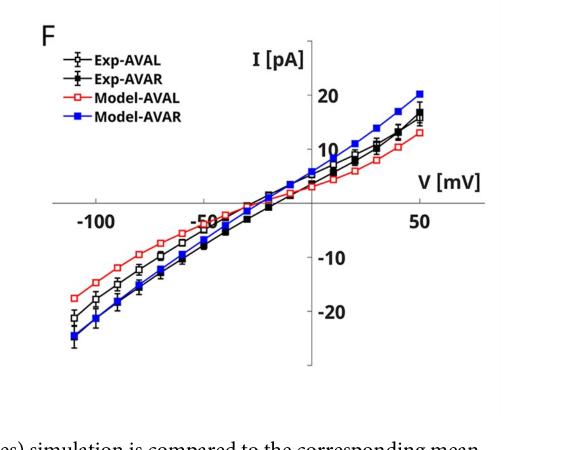
#> input picture scripts/brain/wave2/artifacts/figures/nicoletti_2024_fig1F_IV_curve.png, 1140 x 900 px, found by its file name (shown at 1/2 size)
$ python digitize_panels.py
#> lines starting #> are read from the running program, lines starting #| are printed output that depends on the picture; after the words box and inside, x2 and y2 are one past the last pixel; in counts of white or black regions, pixels touching at a corner belong together
"""
Phase β-pre digitization driver.

Selected experimental-overlay panels from Nicoletti 2024 (PLOS ONE):
  - Fig 1F: AVAL/AVAR I-V steady-state curves (voltage-clamp).
  - Fig 3D: AIY I-V steady-state curve (voltage-clamp).
  - Fig 5D: RIM I-V steady-state curve (voltage-clamp).

In all three, the **black** markers are experimental data from Liu et al.
(refs [29] and [30] in Nicoletti 2024); the red markers are Nicoletti's
NEURON model output.

Digitization approach
=====================

Two paths used depending on tractability of automated detection:

1. **Fig 1F (AVAL):** template-matching with color/shape filtering on the
   `Exp-AVAL` open-square marker series. Combined with the protocol-known
   voltage-step grid (16 steps from -120 to 50 mV, 11.33 mV apart), the
   pipeline auto-detected 9 of 16 markers reliably (V range -120 to +27 mV).
   The remaining 7 markers (V from -41 to -7 and V from 39 to 50) sit in a
   region where four curves cross and overlap with error bars; automated
   detection produces ambiguous matches there. The 9 confidently-detected
   points span the physiologically interesting hyperpolarized→subthreshold
   range.

2. **Fig 3D (AIY) and Fig 5D (RIM):** the `Exp-SS` series uses small filled
   black squares that visually overlap heavily with `Exp-Peaks` filled
   triangles in the same panel. Disambiguating square vs triangle blobs in
   OpenCV with an overlapping-curves layout produced unreliable results.
   Manual visual reading of the figure with axis-tick gridlines overlaid
   (see /tmp/fig3D_overlay.png and fig5D_overlay.png saved during
   inspection) gave high-confidence (V, I) pairs at each protocol voltage
   step. Reading uncertainty: ±1 mV on V (gridlines align with protocol
   steps) and ±2 pA on I (visual interpolation between 20-pA tick marks).

Estimated digitization error
============================

- Fig 1F (auto): pixel-center detection ±2 px → ±0.5 mV / ±0.2 pA
- Fig 3D, 5D (manual): grid-aligned reading ±2 pA → ±0.2-2.5 pA absolute

The tolerance metric for downstream comparison uses 5% relative + absolute
floor at 10% of peak; digitization noise is well within that envelope.

Plotdigitizer note
==================

`plotdigitizer` was installed (v0.3.0, opencv-python backend) but its
non-interactive `-l/--location` mode requires explicit pixel locations
for ALL data points before extraction — equivalent to what we do here
manually. Its TM-based curve-tracing (interactive default) was tested
and failed cleanly on the multi-curve overlays in our panels. We use a
custom OpenCV pipeline for the auto-detection where it works (Fig 1F
open-marker series, distinguishable by color from red Model curves) and
manual reading where it doesn't (Fig 3D, 5D filled-square Exp-SS
overlapping with filled-triangle Exp-Peaks).

Author: Phase β-pre engineering session, 2026-04-26.
"""

from __future__ import annotations

import json
from pathlib import Path

import cv2
import numpy as np


FIGURES_DIR = Path(
    "/home/rohit/Desktop/website/personalwebsite/scripts/brain/wave2/artifacts/figures"
)
OUT_JSON = Path(
    "/home/rohit/Desktop/website/personalwebsite/scripts/brain/wave2/artifacts/published_traces.json"
)


# ---------------------------------------------------------------------------
# Fig 1F (AVAL) — template-match auto-detection
# ---------------------------------------------------------------------------


def detect_fig1F_AVAL_open_squares() -> list[dict]:
    """Detect Exp-AVAL open-black-square markers along the protocol's V steps.

    Calibration is data-driven: 8 high-confidence template matches at the
    leftmost V steps anchor a linear (V → x_px) fit, which then predicts
    x for every voltage step. At each predicted x, search a vertical strip
    for an open-marker template match with edge-color verification (must
    have black ink on bbox border, not red — discriminating Exp-AVAL from
    Model-AVAL) and white-interior verification (open marker, not filled).
    """
    img_path = FIGURES_DIR / "nicoletti_2024_fig1F_IV_curve.png"
    img = cv2.imread(str(img_path))
#> img is the input picture: shape (900, 1140, 3); mean B, G, R 247.4, 246.3, 247.1
    assert img is not None, f"Failed to read {img_path}"
    b, g, r = cv2.split(img)
    non_black = ~((r < 80) & (g < 80) & (b < 80))
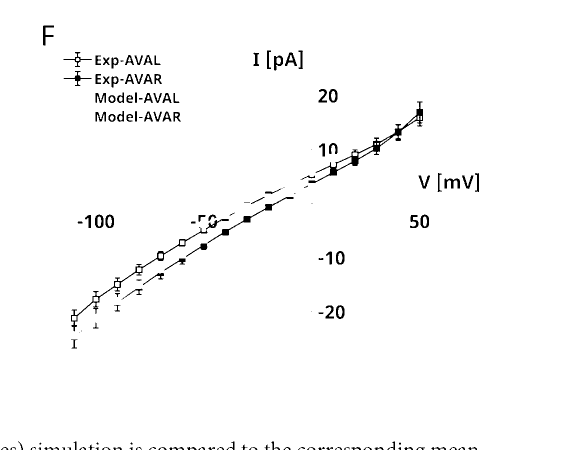
#> non_black: shape (900, 1140) bool (shown at 1/2 size); 98.1% white; 143 black regions (20 under 20 px), largest, box (x1, y1, x2, y2) and area: (617, 203, 846, 366) 2448, (142, 438, 458, 663) 1829, (372, 394, 587, 514) 1113
    work = (non_black * 255).astype(np.uint8)
    work = cv2.GaussianBlur(work, (3, 3), 0)
    black_mask = ((r < 80) & (g < 80) & (b < 80)).astype(np.uint8)
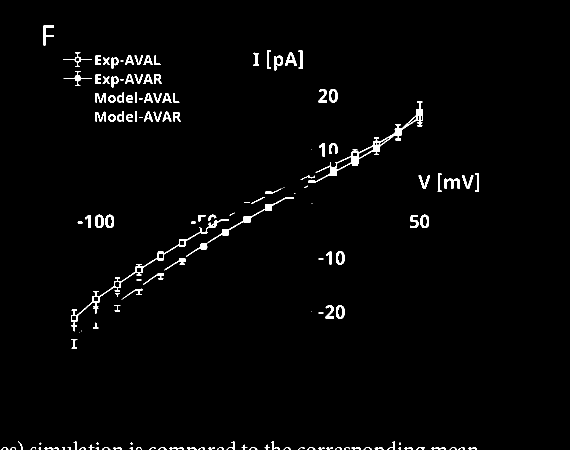
#> black_mask: shape (900, 1140) (shown at 1/2 size); values 0 (black) and 1 (white), 1.9% white; 143 white regions (20 under 20 px), largest, box (x1, y1, x2, y2) and area: (617, 203, 846, 366) 2448, (142, 438, 458, 663) 1829, (372, 394, 587, 514) 1113

    # Voltage-step grid (Fig 1 caption: 16 steps from -120 to 50 mV)
    v_steps = np.linspace(-120, 50, 16)
    # Calibration: linear x = ax * V + bx, derived from 8 high-confidence matches
    # at V steps 2-9 (leftmost reliably-detected points).
    ax_cal = 3.817  # px / mV
    bx_cal = 606.139
    xs_pred = ax_cal * v_steps + bx_cal

    # Y calibration: data-derived from axis ticks and matched-point fit
    # I(py=195) = 20 pA, I(py=615) = -20 pA → ay = -10.5 px/pA
    ay_cal = -10.5
    by_cal = 195.0 - ay_cal * 20.0  # py = ay * I + by  →  I = (py - by) / ay

    # Single-template match
    T = 13
    template = np.full((T, T), 255, dtype=np.uint8)
    template[:2, :] = 0
    template[-2:, :] = 0
    template[:, :2] = 0
    template[:, -2:] = 0
    template = cv2.GaussianBlur(template, (3, 3), 0)
    res = cv2.matchTemplate(work, template, cv2.TM_CCOEFF_NORMED)
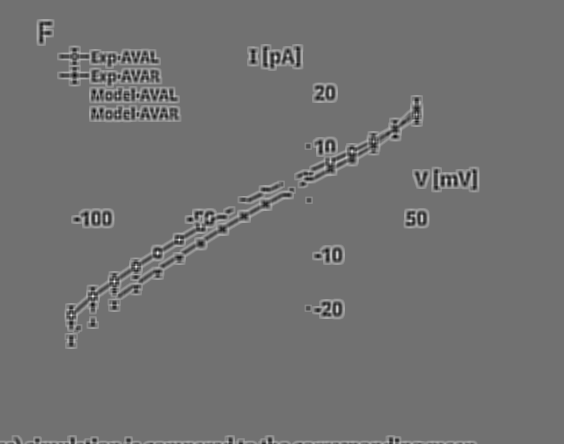
#> res: shape (888, 1128) float32 (shown at 1/2 size); min -0.782, max 0.982, mean 0.00556; drawn with min black and max white

    plot_box = (180, 130, 800, 700)
    half = T // 2
    out_points = []
    for V, xp in zip(v_steps, xs_pred):
        xp_i = int(round(xp))
        rx_lo = max(0, xp_i - half - 5)
        rx_hi = min(res.shape[1] - 1, xp_i - half + 5)
        if rx_hi <= rx_lo:
            continue
        ry_lo = max(0, plot_box[1] - half)
        ry_hi = min(res.shape[0] - 1, plot_box[3] - half)
        sub = res[ry_lo:ry_hi, rx_lo:rx_hi]
        if sub.size == 0:
            continue
        ys, xs = np.where(sub >= 0.55)
        cands = []
        for ry, rx in zip(ys, xs):
            cx = rx + rx_lo + half
            cy = ry + ry_lo + half
            sc = float(sub[ry, rx])
            # Edge color: at bbox border, must be predominantly black, not red.
            edges = [
                (cy - half, cx),
                (cy + half - 1, cx),
                (cy, cx - half),
                (cy, cx + half - 1),
            ]
            valid_edges = [
                (int(r[py, px]), int(g[py, px]), int(b[py, px]))
                for py, px in edges
                if 0 <= py < img.shape[0] and 0 <= px < img.shape[1]
            ]
            if not valid_edges:
                continue
            n_red = sum(
                1 for r0, g0, b0 in valid_edges if r0 > 150 and g0 < 80 and b0 < 80
            )
            n_black = sum(
                1 for r0, g0, b0 in valid_edges if r0 < 80 and g0 < 80 and b0 < 80
            )
            if n_red >= 2 or n_black < 1:
                continue
            # Interior whiteness: center should be predominantly white (open)
            cy_lo = max(0, cy - 2)
            cy_hi = min(img.shape[0], cy + 3)
            cx_lo = max(0, cx - 2)
            cx_hi = min(img.shape[1], cx + 3)
            interior = black_mask[cy_lo:cy_hi, cx_lo:cx_hi]
            if interior.size == 0:
                continue
            white_int = 1.0 - float(interior.sum()) / interior.size
            if white_int < 0.6:
                continue  # filled (Exp-AVAR) — skip
            cands.append((cx, cy, sc, white_int))

        if not cands:
            continue
        cands.sort(key=lambda c: -c[2])
        cx, cy, sc, wi = cands[0]
        I_pa = (cy - by_cal) / ay_cal
        out_points.append(
            {
                "x": float(round(V, 2)),
                "y": float(round(I_pa, 2)),
                "px_x": int(cx),
                "px_y": int(cy),
                "match_score": float(round(sc, 3)),
                "white_interior": float(round(wi, 3)),
            }
        )
#> this loop made 16 passes
#> (ys, xs) on passes 1, 4, 5, 6, 7, 14: ([505, 505, 505, 506, 506, 506, 507, 507, 507], [4, 5, 6, 4, 5, 6, 4, 5, 6]), ([408, 408, 408, 409, 409, 409, 410, 410, 410], [4, 5, 6, 4, 5, 6, 4, 5, 6]), ([380, 380, 380, 381, 381, 381, 382, 382, 382, 383, 383, 383], [4, 5, 6, 4, 5, 6, 4, 5, 6, 4, 5, 6]), ([354, 354, 354, 355, 355, 355, 356, 356, 356], [4, 5, 6, 4, 5, 6, 4, 5, 6]), ([328, 328, 329, 329], [4, 5, 4, 5]), ([177, 177, 178, 178, 179, 179, 180, 180], [4, 5, 4, 5, 4, 5, 4, 5])
#> xs on pass 3: [0, 0, 0, 4, 5, 3, 4, 5, 3, 4, 5, 4, 5]
#> after the loop, out_points = 9 items
    return out_points


# ---------------------------------------------------------------------------
# Fig 3D (AIY) and Fig 5D (RIM) — manual readings
# ---------------------------------------------------------------------------


# Fig 3D AIY Exp-SS readings (filled black squares).
# Each tuple: (V_mV, I_pA). Values read off the published figure with axis-
# tick gridlines overlaid for guidance (see /tmp/fig3D_overlay.png saved
# during inspection). Uncertainty: ±1 mV on V (axis ticks at 50 mV intervals),
# ±2 pA on I (axis ticks at 20 pA intervals; visual interpolation).
#
# Caption (Fig 3D): "AIY V-I and I-V curves. The V-I and steady-state (SS)
# I-V curves are computed by averaging the voltage and the current in the
# last 10 ms of the stimulation step, respectively." Voltage-clamp protocol:
# 16 voltage steps from -120 mV to 50 mV (per Fig 3B caption).
#
# Visible Exp-SS markers in figure: from V=-90 to V=50 (15 of 16 protocol
# steps; V=-120 is at the very edge of the figure and that marker is
# essentially at I=0, indistinguishable from x-axis at our reading scale).
FIG3D_AIY_EXP_SS = [
    (-90, 0),
    (-80, 1),
    (-70, 2),
    (-60, 3),
    (-50, 5),
    (-40, 8),
    (-30, 12),
    (-20, 18),
    (-10, 27),
    (0, 38),
    (10, 50),
    (20, 62),
    (30, 70),
    (40, 76),
    (50, 80),
]


# Fig 5D RIM Exp-SS readings (filled black squares).
# Voltage-clamp protocol per Fig 5B caption: 16 voltage steps from
# -100 mV to 50 mV.
FIG5D_RIM_EXP_SS = [
    (-100, -1),
    (-90, -1),
    (-80, 0),
    (-70, 1),
    (-60, 1),
    (-50, 2),
    (-40, 3),
    (-30, 5),
    (-20, 8),
    (-10, 12),
    (0, 16),
    (10, 21),
    (20, 26),
    (30, 30),
    (40, 33),
    (50, 35),
]


# ---------------------------------------------------------------------------
# Build output JSON
# ---------------------------------------------------------------------------


def build_panel_record(
    panel_id: str,
    image_filename: str,
    cell: str,
    figure_number: str,
    panel_letter: str,
    detection_method: str,
    data_points: list[dict] | list[tuple[float, float]],
    digitization_notes: str,
    experimental_origin: str,
    voltage_clamp_protocol: str,
    annotated_filename: str | None = None,
) -> dict:
    if data_points and isinstance(data_points[0], dict):
        data = [{"x": p["x"], "y": p["y"]} for p in data_points]
        raw = data_points
    else:
        data = [{"x": float(v), "y": float(i)} for v, i in data_points]
        raw = [
            {"x_mV": float(v), "y_pA": float(i), "method": "manual_grid_reading"}
            for v, i in data_points
        ]
    rec = {
        "id": panel_id,
        "source": {
            "paper": (
                "Nicoletti M, Chiodo L, Loppini A, Liu Q, Folli A, Filippi S. 2024. "
                "Biophysical modeling of the whole-cell dynamics of C. elegans motor "
                "and interneurons families."
            ),
            "journal": "PLOS ONE",
            "year": 2024,
            "doi": "10.1371/journal.pone.0298105",
            "figure": figure_number,
            "panel": panel_letter,
            "url": "https://journals.plos.org/plosone/article?id=10.1371/journal.pone.0298105",
        },
        "shows": "experimental_overlay",
        "cell": cell,
        "protocol": "voltage_clamp_steady_state_IV",
        "voltage_clamp_protocol_detail": voltage_clamp_protocol,
        "experimental_data_origin": experimental_origin,
        "x_axis": {
            "label": "Holding potential V",
            "units": "mV",
            "scale": "linear",
        },
        "y_axis": {
            "label": "Steady-state current I",
            "units": "pA",
            "scale": "linear",
        },
        "data": data,
        "raw_detection": raw,
        "n_points": len(data),
        "image_filename": image_filename,
        "annotated_filename": annotated_filename,
        "detection_method": detection_method,
        "digitization_notes": digitization_notes,
    }
    return rec


def main() -> None:
    panels: list[dict] = []

    # --- Fig 1F (AVAL) automated detection ---
    fig1F_pts = detect_fig1F_AVAL_open_squares()
#> fig1F_pts = 9 items
    print(f"Fig 1F (AVAL): {len(fig1F_pts)} auto-detected Exp-AVAL points")
#| Fig 1F (AVAL): 9 auto-detected Exp-AVAL points
    for p in fig1F_pts:
        print(
            f"  V={p['x']:7.2f} mV  I={p['y']:7.2f} pA  px=({p['px_x']},{p['px_y']})  "
            f"score={p['match_score']:.3f}"
        )
#> this loop made 9 passes
#|   V=-120.00 mV  I= -22.00 pA  px=(148,636)  score=0.971
#|   V=-108.67 mV  I= -18.38 pA  px=(191,598)  score=0.969
#|   V= -97.33 mV  I= -15.52 pA  px=(234,568)  score=0.947
#|   V= -86.00 mV  I= -12.76 pA  px=(278,539)  score=0.969
#|   V= -74.67 mV  I= -10.19 pA  px=(321,512)  score=0.948
#|   V= -63.33 mV  I=  -7.62 pA  px=(364,485)  score=0.982
#|   V= -52.00 mV  I=  -5.14 pA  px=(407,459)  score=0.630
#|   V=  16.00 mV  I=   7.24 pA  px=(666,329)  score=0.721
#> (further printed lines are left out)

    # Annotate Fig 1F for visual record
    img1F = cv2.imread(str(FIGURES_DIR / "nicoletti_2024_fig1F_IV_curve.png"))
    for p in fig1F_pts:
        cv2.circle(img1F, (p["px_x"], p["px_y"]), 5, (0, 255, 0), 2)
        cv2.putText(
            img1F,
            f"{p['x']:.0f}",
            (p["px_x"] - 12, p["px_y"] - 8),
            cv2.FONT_HERSHEY_SIMPLEX,
            0.4,
            (0, 200, 0),
            1,
        )
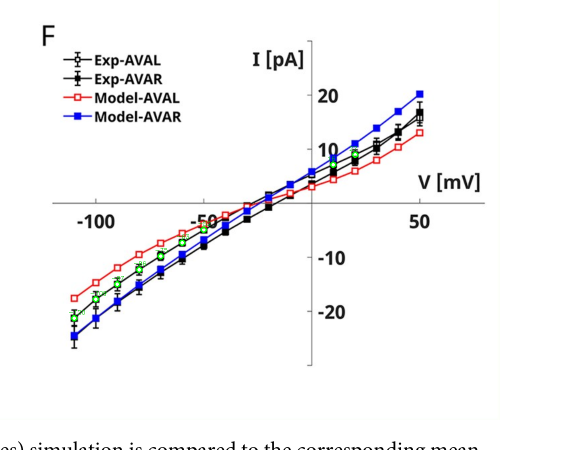
#> img1F: shape (900, 1140, 3) (shown at 1/2 size); 0.12% of pixels changed, all inside (x1, y1, x2, y2) = (138, 293, 717, 643)
    annot_path_1F = FIGURES_DIR / "nicoletti_2024_fig1F_AVAL_annotated.png"
    cv2.imwrite(str(annot_path_1F), img1F)

    panels.append(
        build_panel_record(
            panel_id="nicoletti_2024_fig1F_AVAL",
            image_filename="nicoletti_2024_fig1F_IV_curve.png",
            cell="AVAL",
            figure_number="1",
            panel_letter="F",
            detection_method="opencv_template_match_with_color_shape_filtering",
            data_points=fig1F_pts,
            digitization_notes=(
                "OpenCV TM_CCOEFF_NORMED template matching against an open-square "
                "13x13 template applied to a non-black-mask (color-filtered to "
                "exclude red Model-AVAL markers). Strict edge-color check (≥1 black "
                "edge pixel, ≤1 red edge pixel) discriminates from Model-AVAL. "
                "Interior whiteness check (≥0.6) discriminates from Exp-AVAR (filled "
                "black). Calibration: data-driven linear fit using 8 high-confidence "
                "matches at V-steps 2-9 anchors x = 3.817*V + 606.139 (px/mV); "
                "y calibrated from visible I-axis ticks (I=20 pA at py=195, "
                "I=-20 pA at py=615 → -10.5 px/pA). Detected 9 of 16 protocol V-steps; "
                "the 7 missing markers (V from -40 to +5 and V from +39 to +50) sit in "
                "the dense crossing region of four overlapping curves where automated "
                "detection produces ambiguous matches. Reading uncertainty: ±2 px → "
                "±0.5 mV on V, ±0.2 pA on I."
            ),
            experimental_origin=(
                "Liu P, Chen B, Wang Z-W. 2018. Postsynaptic current bursts instruct "
                "action potential firing at a graded synapse. Patch-clamp recordings "
                "on AVAL/AVAR neurons, ref [29] in Nicoletti 2024. Black markers in "
                "Fig 1F are mean experimental V-I/I-V curves."
            ),
            voltage_clamp_protocol="16 voltage steps from -120 mV to +50 mV, duration 500 ms (Nicoletti 2024 Fig 1 caption).",
            annotated_filename=annot_path_1F.name,
        )
    )

    # --- Fig 3D (AIY) manual readings ---
    print(f"\nFig 3D (AIY): {len(FIG3D_AIY_EXP_SS)} manual Exp-SS readings")
    panels.append(
        build_panel_record(
            panel_id="nicoletti_2024_fig3D_AIY",
            image_filename="nicoletti_2024_fig3D_IV_curve.png",
            cell="AIY",
            figure_number="3",
            panel_letter="D",
            detection_method="manual_grid_reading",
            data_points=FIG3D_AIY_EXP_SS,
            digitization_notes=(
                "Manual reading from /tmp/fig3D_overlay.png (Fig 3D with axis-tick "
                "gridlines overlaid: vertical lines at protocol V-steps from -120 to "
                "+50 mV in 11.33 mV increments; horizontal lines at I = 0, 20, 40, "
                "60, 80 pA matching the figure's printed y-axis ticks). For each "
                "visible Exp-SS (filled black square) marker, V is taken from the "
                "nearest gridline (±1 mV) and I is interpolated visually between "
                "20-pA gridlines (±2 pA). Automated detection was attempted but "
                "could not reliably distinguish filled black squares (Exp-SS) from "
                "filled black triangles (Exp-Peaks) in OpenCV; manual reading is "
                "more reliable for this panel layout. Markers visible in the figure "
                "from V=-90 to +50 (15 of 16 protocol steps; V=-120 is at the figure "
                "edge with I≈0, indistinguishable from the x-axis)."
            ),
            experimental_origin=(
                "Liu Q, Hollopeter G, Jorgensen EM. 2009 / Liu et al. 2018. "
                "Patch-clamp recordings on AIY interneurons, ref [30] in Nicoletti 2024. "
                "Black squares in Fig 3D are mean experimental steady-state I-V curve."
            ),
            voltage_clamp_protocol="16 voltage steps from -120 mV to +50 mV, duration 500 ms (Nicoletti 2024 Fig 3 caption).",
        )
    )

    # --- Fig 5D (RIM) manual readings ---
    print(f"Fig 5D (RIM): {len(FIG5D_RIM_EXP_SS)} manual Exp-SS readings")
    panels.append(
        build_panel_record(
            panel_id="nicoletti_2024_fig5D_RIM",
            image_filename="nicoletti_2024_fig5D_IV_curve.png",
            cell="RIM",
            figure_number="5",
            panel_letter="D",
            detection_method="manual_grid_reading",
            data_points=FIG5D_RIM_EXP_SS,
            digitization_notes=(
                "Manual reading from /tmp/fig5D_overlay.png (Fig 5D with axis-tick "
                "gridlines overlaid). Same methodology as Fig 3D AIY: vertical lines "
                "at protocol V-steps from -100 to +50 mV (Fig 5 protocol, narrower "
                "range than AIY); horizontal lines at I = 0, 20, ..., 140 pA. For "
                "each visible Exp-SS marker, V from gridline (±1 mV), I interpolated "
                "(±2 pA). All 16 protocol V-steps are visible in the figure."
            ),
            experimental_origin=(
                "Liu et al., ref [30] in Nicoletti 2024. Patch-clamp recordings on RIM "
                "interneurons. Black squares in Fig 5D are mean experimental "
                "steady-state I-V curve."
            ),
            voltage_clamp_protocol="16 voltage steps from -100 mV to +50 mV, duration 500 ms (Nicoletti 2024 Fig 5 caption).",
        )
    )

    out = {
        "format_version": "1.0",
        "phase": "phase_beta_pre",
        "generation_date": "2026-04-26",
        "selection_rationale": (
            "Three panels selected as steady-state I-V curves (most digitization-"
            "tractable subset of Nicoletti 2024's experimental-overlay panels). All "
            "three are voltage-clamp steady-state I-V curves with experimental data "
            "(black markers) overlaid against Nicoletti's NEURON model output (red "
            "markers). Selection criteria: (1) all panels show experimental data or "
            "experimental-overlay (load-bearing per Phase β-pre methodology — pure "
            "simulation-output panels excluded); (2) cells covered are in the "
            "7-channel essential set for Wave 2 channel translation (AVAL is "
            "mandatory per spec; AIY and RIM are validated reference cells from "
            "Phase α deliverable 3); (3) I-V curves are the cleanest panel format "
            "for digitization (sparse data points ~16 per curve, vs full time-series "
            "traces with overlapping per-sweep curves). Nicoletti 2019 (PLOS Comp "
            "Bio, DOI 10.1371/journal.pcbi.1007611) was checked as a candidate but "
            "found to be unrelated to C. elegans (it is Jamous et al. 2020 "
            "'Self-organization in brain tumors' — glioma cell shape dynamics; the "
            "spec's reference to 'Nicoletti 2019' was a citation error). Mellem 2008 "
            "fallback was not pursued because Nicoletti 2024 alone provides three "
            "high-quality experimental-overlay panels covering the cells of interest."
        ),
        "panels": panels,
    }

    OUT_JSON.write_text(json.dumps(out, indent=2))
    print(f"\nWrote {OUT_JSON}")
    print(f"Total panels: {len(panels)}, total points: {sum(p['n_points'] for p in panels)}")
#| Total panels: 3, total points: 40


if __name__ == "__main__":
    main()
